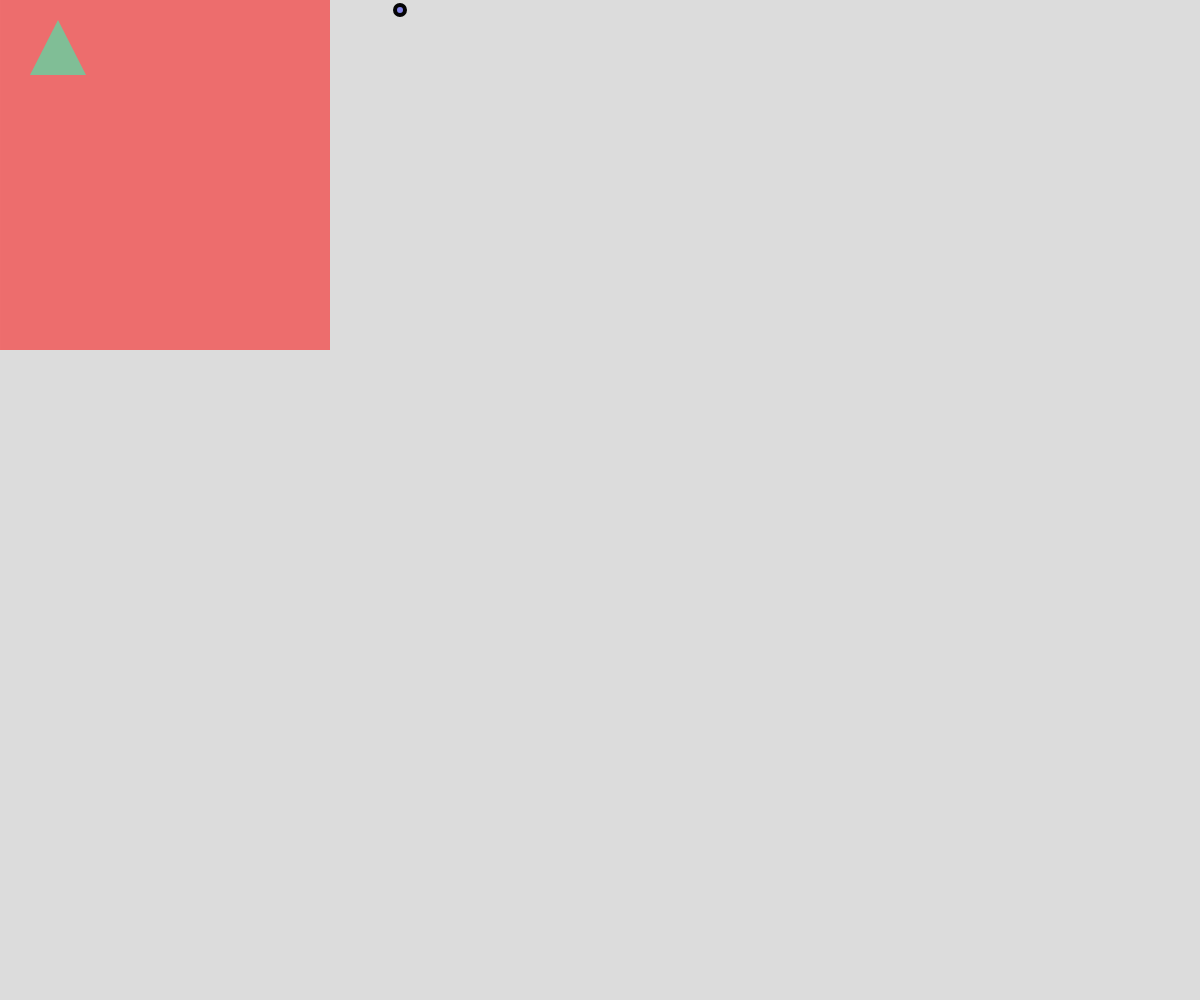
Frame 1 (no input)
Frame 60 (no input): identical to frame 1, image omitted
Frame 120 (the mouse pressed at the canvas centre since frame 60): identical to frame 1, image omitted

The p5.js sketch that drew this single still picture (run headless with seeded random() and noise() and a simulated clock; from frame 60 on, the mouse is pressed at the canvas centre):

// p5.js sketch
// ── sketch.js
// WICHTIG: Variablen sind Platzhalter für Zahlen. Es wird hier kein Farbwert definiert, sondern erst in function draw()!

//let durchmesser;
//durchmesser=10;
let durchmesser = 10;

let rotwert = 10;

function setup() {
	createCanvas(windowWidth, windowHeight);
}

function draw() {
	background(220);

	// console.log(rotwert);
	
	noStroke();
	fill(255, 0, 0, 128);
	rectMode(CENTER);
	rect(80, 100, 500, 500);

	fill('#80be96ff');
	triangle(30, 75, 58, 20, 86, 75);

	stroke(5);
	strokeWeight(4);
	fill(0, 0, 250, 100);
	ellipse(400, rotwert, rotwert, rotwert);
	// ellipse(400, 400, durchmesser, durchmesser);

	// 11 = 10 + 1
	// 12 = 11 + 1
	durchmesser = durchmesser + 1;

}

function mouseClicked() {
	rotwert = rotwert + 4;
}
